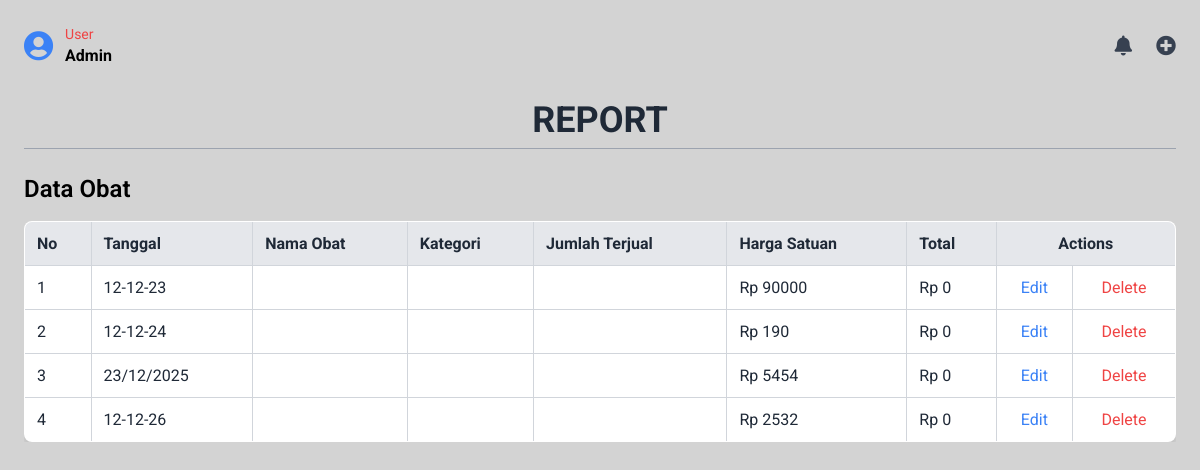
The page /admin/tabeladmin.php on the database its author committed.
### tables this page shows
CREATE TABLE `report` (
  `Id` int(200) NOT NULL,
  `Tanggal` varchar(200) NOT NULL,
  `Nama_Obat` varchar(200) NOT NULL,
  `Kategori` varchar(200) NOT NULL,
  `Jumlah_Terjual` varchar(200) NOT NULL,
  `Harga_Satuan` varchar(200) NOT NULL,
  `Total_Penjualan` int(200) NOT NULL
);

### admin/tabeladmin.php (the view, shortened to what this page needs)
<html>
<head>
    <script src="https://cdn.tailwindcss.com"></script>
    <link rel="stylesheet" href="https://cdnjs.cloudflare.com/ajax/libs/font-awesome/5.15.3/css/all.min.css">
</head>
<body class="bg-[#D3D3D3] p-6">
    <div class="flex justify-between items-center mb-8">
        <div class="flex items-center">
            <i class="fas fa-user-circle text-blue-500 text-3xl"></i>
            <div class="ml-3">
                <p class="text-red-500 text-sm">User</p>
                <p class="text-black font-bold">Admin</p>
            </div>
        </div>
        <div class="flex items-center space-x-6">
            <i class="fas fa-bell text-gray-700 text-xl hover:text-gray-900 cursor-pointer"></i>
            <a href="./form_report.php"><i class="fas fa-plus-circle text-gray-700 text-xl hover:text-gray-900 cursor-pointer"></i></a>
        </div>
    </div>
    <h1 class="text-center text-4xl font-bold text-gray-800 mb-2">REPORT</h1>
    <hr class="border-t border-gray-400 mb-6">
    <h2 class="text-D9DDDC-500 text-2xl font-semibold mb-4">Data Obat</h2>
    <div class="overflow-x-auto">
        <table class="w-full border border-gray-300 shadow-lg bg-white rounded-lg overflow-hidden">
            <thead>
                <tr class="bg-gray-200 text-gray-800">
                    <th class="border border-gray-300 p-3 text-left">No</th>
                    <th class="border border-gray-300 p-3 text-left">Tanggal</th>
                    <th class="border border-gray-300 p-3 text-left">Nama Obat</th>
                    <th class="border border-gray-300 p-3 text-left">Kategori</th>
                    <th class="border border-gray-300 p-3 text-left">Jumlah Terjual</th>
                    <th class="border border-gray-300 p-3 text-left">Harga Satuan</th>
                    <th class="border border-gray-300 p-3 text-left">Total</th>
                    <th class="border border-gray-300 p-3 text-center" colspan="2">Actions</th>
                </tr>
            </thead>
            <tbody>
                <?php
                include "../connection.php";
                $id = 1;
                $ambildata = mysqli_query($conn, "SELECT * FROM report");
                if (mysqli_num_rows($ambildata) > 0) {
                    while ($tampil = mysqli_fetch_array($ambildata)) {
                        $tanggal = isset($tampil['Tanggal']) ? $tampil['Tanggal'] :
                        $nama_obat = isset($tampil['Nama_Obat']) ? $tampil['Nama_Obat'] :
                        $kategori = isset($tampil['Kategori']) ? $tampil['Kategori'] :
                        $jumlah_terjual = isset($tampil['Jumlah_Terjual']) ? $tampil['Jumlah_Terjual'] : 0;
                        $harga_satuan = isset($tampil['Harga_Satuan']) ? $tampil['Harga_Satuan'] : 0;
                        $total = $jumlah_terjual * $harga_satuan;
                        echo "
                        <tr class='hover:bg-gray-100 text-gray-800'>
                            <td class='border border-gray-300 p-3'>$id</td>
                            <td class='border border-gray-300 p-3'>$tanggal</td>
                            <td class='border border-gray-300 p-3'>$nama_obat</td>
                            <td class='border border-gray-300 p-3'>$kategori</td>
                            <td class='border border-gray-300 p-3'>$jumlah_terjual</td>
                            <td class='border border-gray-300 p-3'>Rp $harga_satuan</td>
                            <td class='border border-gray-300 p-3'>Rp $total</td>
                            <td class='border border-gray-300 p-3 text-center'>
                                <a href='barang-ubah.php?kode={$tampil['no']}' class='text-blue-500 hover:underline'>Edit</a>
                            </td>
                            <td class='border border-gray-300 p-3 text-center'>
                                <a href='hapus.php?kode={$tampil['no']}' class='text-red-500 hover:underline'>Delete</a>
                            </td>
                        </tr>";
                        $id++;
                    }
                } else {
                    echo "<tr><td colspan='8' class='text-center text-gray-500'>No data found</td></tr>";
                }
                ?>
            </tbody>
        </table>
    </div>
</body>
</html>

### admin/tabeladmin.php (style rules this page uses)
body { font-family: 'Roboto', sans-serif; }

### rows shown on the page
report: Tanggal "12-12-23", Harga_Satuan "90000", Harga_Satuan "0"
report: Tanggal "12-12-24", Harga_Satuan "190", Harga_Satuan "0"
report: Tanggal "23/12/2025", Harga_Satuan "5454", Harga_Satuan "0"
report: Tanggal "12-12-26", Harga_Satuan "2532", Harga_Satuan "0"
